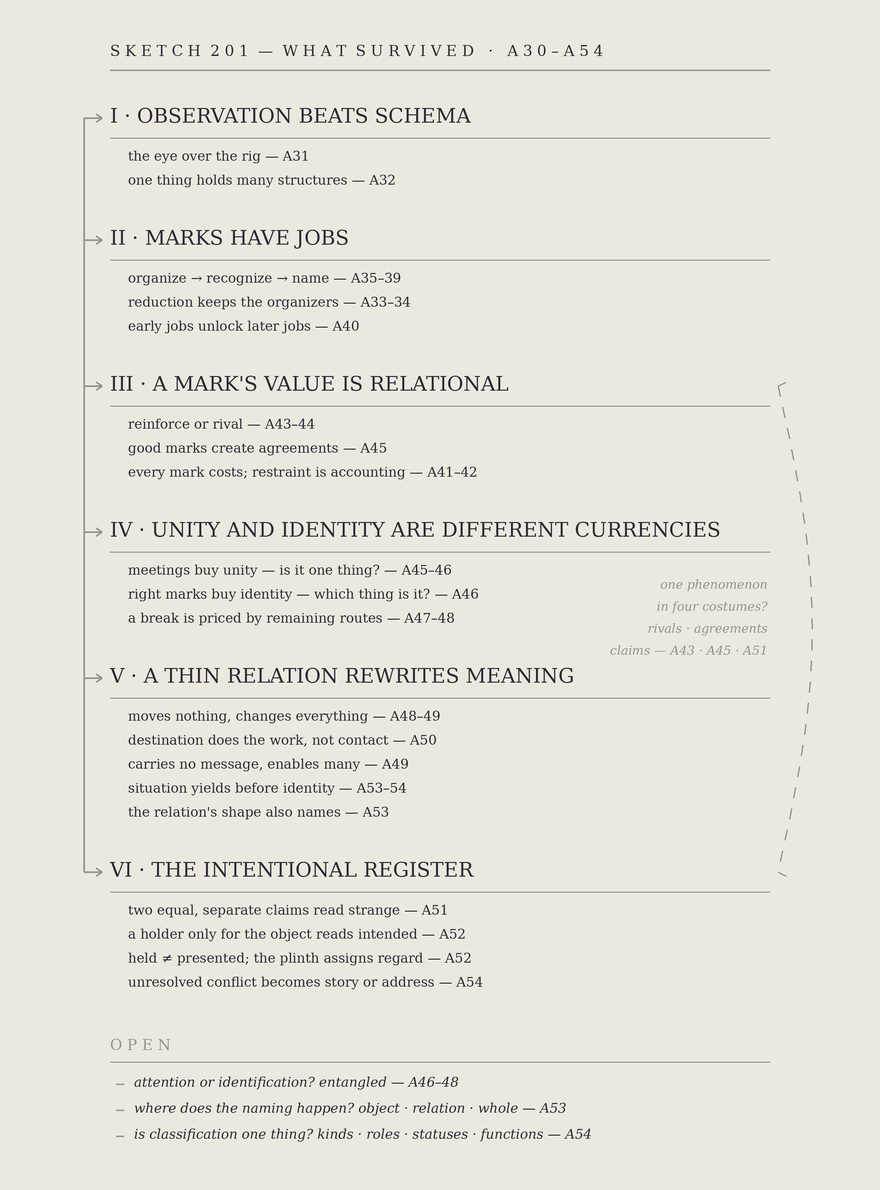

Recreate this plot in Python.
"""A55 — The Map. One page. Every surviving finding from A30–A54, arranged: six discoveries on one
dependency spine, one cross-link, three open questions. No prose. No new ideas."""
from PIL import Image, ImageDraw, ImageFont
import math
SS=3
PAPER=(237,232,223); INK=(43,43,53); MID=(150,146,140)
W,H=880,1190
def F(path,size):
    try: return ImageFont.truetype(path,int(size*SS))
    except: return ImageFont.load_default()
SER="/usr/share/fonts/truetype/dejavu/DejaVuSerif.ttf"
SERI="/usr/share/fonts/truetype/dejavu/DejaVuSerif-Italic.ttf"
f_title=F(SER,15); f_node=F(SER,20); f_sat=F(SER,13.5); f_open=F(SERI,13.5); f_link=F(SERI,12.5)

NODES=[
 ("I · OBSERVATION BEATS SCHEMA",
  ["the eye over the rig — A31",
   "one thing holds many structures — A32"]),
 ("II · MARKS HAVE JOBS",
  ["organize → recognize → name — A35–39",
   "reduction keeps the organizers — A33–34",
   "early jobs unlock later jobs — A40"]),
 ("III · A MARK'S VALUE IS RELATIONAL",
  ["reinforce or rival — A43–44",
   "good marks create agreements — A45",
   "every mark costs; restraint is accounting — A41–42"]),
 ("IV · UNITY AND IDENTITY ARE DIFFERENT CURRENCIES",
  ["meetings buy unity — is it one thing? — A45–46",
   "right marks buy identity — which thing is it? — A46",
   "a break is priced by remaining routes — A47–48"]),
 ("V · A THIN RELATION REWRITES MEANING",
  ["moves nothing, changes everything — A48–49",
   "destination does the work, not contact — A50",
   "carries no message, enables many — A49",
   "situation yields before identity — A53–54",
   "the relation's shape also names — A53"]),
 ("VI · THE INTENTIONAL REGISTER",
  ["two equal, separate claims read strange — A51",
   "a holder only for the object reads intended — A52",
   "held ≠ presented; the plinth assigns regard — A52",
   "unresolved conflict becomes story or address — A54"]),
]
OPEN=["attention or identification? entangled — A46–48",
      "where does the naming happen? object · relation · whole — A53",
      "is classification one thing? kinds · roles · statuses · functions — A54"]
LINK="one phenomenon in four costumes? rivals · agreements · claims — A43 · A45 · A51"

def render(path):
    img=Image.new("RGB",(W*SS,H*SS),PAPER); d=ImageDraw.Draw(img)
    def text(x,y,s,font,col=INK): d.text((int(x*SS),int(y*SS)),s,fill=col,font=font)
    def line(pts,col=MID,w=1.6): d.line([(int(x*SS),int(y*SS)) for x,y in pts],fill=col,width=max(1,int(w*SS)))
    # header
    text(110,42,"S K E T C H  2 0 1  —  W H A T  S U R V I V E D   ·   A 3 0 – A 5 4",f_title,INK)
    line([(110,70),(770,70)],MID,1.4)
    # spine
    x_sp=84
    y=104; centers=[]
    blocks=[]
    for title,sats in NODES:
        y0=y
        text(110,y,title,f_node,INK); y+=34
        line([(110,y),(770,y)],MID,1.2); y+=10
        for s in sats:
            text(128,y,s,f_sat,INK); y+=24
        centers.append((y0+14))
        blocks.append((y0,y))
        y+=30
    # spine with arrowheads at each node title
    line([(x_sp,centers[0]),(x_sp,centers[-1])],MID,1.8)
    for cy in centers:
        line([(x_sp,cy),(102,cy)],MID,1.8)
        line([(96,cy-4),(102,cy),(96,cy+4)],MID,1.8)
    # cross-link: dashed arc on the right from node III to node VI
    c3=centers[2]; c6=centers[5]; x_arc=812
    n=46
    pts=[]
    for i in range(n+1):
        t=i/n
        yy=c3+(c6-c3)*t
        xx=778+ (x_arc-778)*math.sin(math.pi*t)
        pts.append((xx,yy))
    for i in range(0,n,2):
        line([pts[i],pts[i+1]],MID,1.5)
    line([(778,c3),(786,c3-4)],MID,1.5); line([(778,c6),(786,c6+4)],MID,1.5)
    # link label, stacked beside the arc
    mid_y=(c3+c6)//2
    for j,part in enumerate(["one phenomenon","in four costumes?","rivals · agreements","claims — A43 · A45 · A51"]):
        tw=d.textlength(part,font=f_link)/SS
        text(768-tw, mid_y-52+j*22, part, f_link, MID)
    # open questions
    yo=blocks[-1][1]+38
    text(110,yo,"O P E N",f_title,MID); yo+=26
    line([(110,yo),(770,yo)],MID,1.2); yo+=12
    for s in OPEN:
        # dashed bullet
        line([(116,yo+10),(124,yo+10)],MID,1.5)
        text(134,yo,s,f_open,INK); yo+=26
    img=img.resize((W,H),Image.LANCZOS); img.save(path); print("saved",path)
if __name__=="__main__":
    render("/sessions/wizardly-stoic-cerf/mnt/hessentials/illustration/loomis/sketch201_u5_a55_the_map.png")
